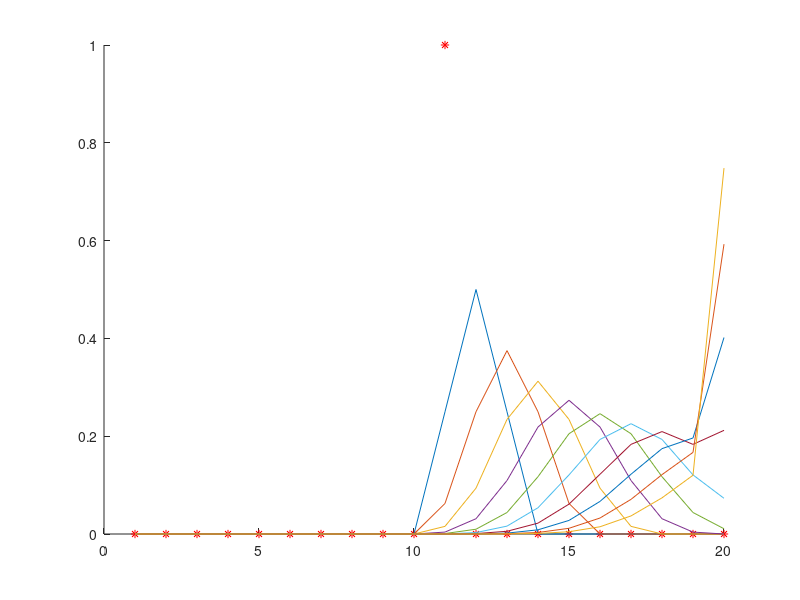
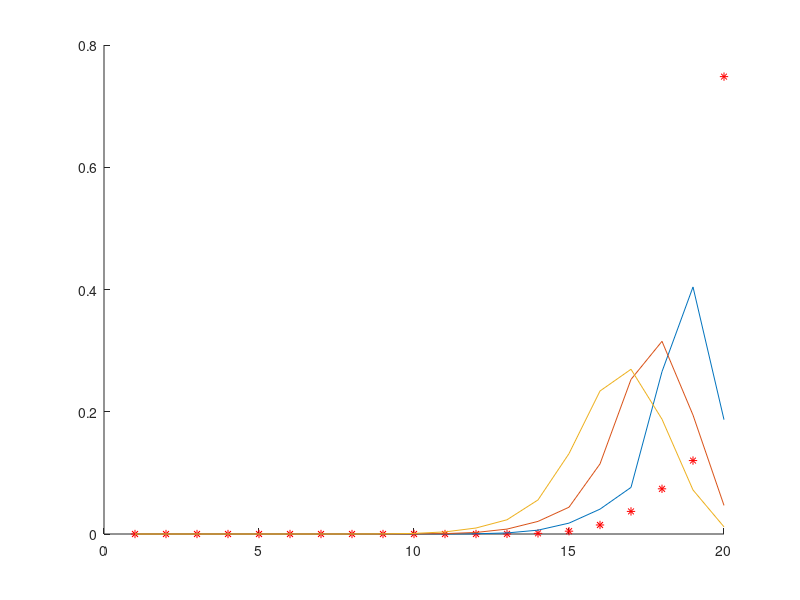

Write the MATLAB code that produced these figures, in order.
% Filtro discreto de Bayes
belif=[zeros(10, 1);1; zeros(9,1)];

aux=0;
x=2;


aux=[.25 .5 .25 zeros(1,length(belif)-3)];
u=[];
for i=1:length(belif)-2
  u=[u;shift(aux,i-1)];
endfor
u=[u;[zeros(1,length(belif)-2) .25 .75]];
u=[u;[zeros(1,length(belif)-1) 1]];

figure;hold on;
plot(belif,'*r');
for i=1:10
  belif=sum(u.*belif,1)'; % Se aplica un comando de accion
  plot(belif);
endfor
figure;hold on;
plot(belif,'*r');
for i=1:3
  belif=sum(flip(flip(u,2),1).*belif,1)'; % Se aplica un comando de accion
  plot(belif);
endfor

%%% FALTA COMANDO HACIA ATRAS %%%%%%%%%%%%%%%%%%%%%%%

%for posAntes=1:length(belif)
%
%  if posAntes==length(belif)-1
%    aux=[zeros(1,length(belif-2)) .25 .75] % Comando de accion
%  elseif posAntes==length(belif)
%    aux=[zeros(1,length(belif-1)) 1] % Comando de accion
%  else
%    aux=shift(u,posAntes-1) % Comando de accion
%  endif
%  
%  for j=1:length(belif)
%    auxBelif+=u(x)*belif(posAntes)  % prob(x|posAntes)*bel(posAntes)
%  endfor
%
%%belif(i)=
%endfor